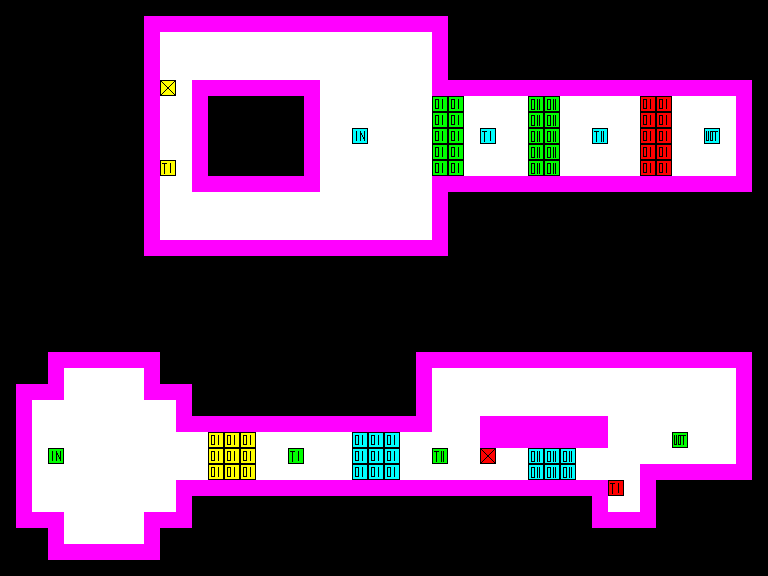

A level layout from a 2D game, rendered from its tile map. Below: a short description, then the map file with its tile-grid data intact:
An orthogonal 48x36 tile map with 16x16 px tiles, 2 tile layers (Tile Layer 1, Tile Layer 2).

<map version="1.0" tiledversion="1.0.3" orientation="orthogonal" renderorder="right-down" width="48" height="36" tilewidth="16" tileheight="16" nextobjectid="1">
 <tileset firstgid="1" source="Old/coop.tsx" />
 <layer name="Tile Layer 1" width="48" height="36">
  <data encoding="csv">
0,0,0,0,0,0,0,0,0,0,0,0,0,0,0,0,0,0,0,0,0,0,0,0,0,0,0,0,0,0,0,0,0,0,0,0,0,0,0,0,0,0,0,0,0,0,0,0,
0,0,0,0,0,0,0,0,0,1,1,1,1,1,1,1,1,1,1,1,1,1,1,1,1,1,1,1,0,0,0,0,0,0,0,0,0,0,0,0,0,0,0,0,0,0,0,0,
0,0,0,0,0,0,0,0,0,1,2,2,2,2,2,2,2,2,2,2,2,2,2,2,2,2,2,1,0,0,0,0,0,0,0,0,0,0,0,0,0,0,0,0,0,0,0,0,
0,0,0,0,0,0,0,0,0,1,2,2,2,2,2,2,2,2,2,2,2,2,2,2,2,2,2,1,0,0,0,0,0,0,0,0,0,0,0,0,0,0,0,0,0,0,0,0,
0,0,0,0,0,0,0,0,0,1,2,2,2,2,2,2,2,2,2,2,2,2,2,2,2,2,2,1,0,0,0,0,0,0,0,0,0,0,0,0,0,0,0,0,0,0,0,0,
0,0,0,0,0,0,0,0,0,1,8,2,1,1,1,1,1,1,1,1,2,2,2,2,2,2,2,1,1,1,1,1,1,1,1,1,1,1,1,1,1,1,1,1,1,1,1,0,
0,0,0,0,0,0,0,0,0,1,2,2,1,0,0,0,0,0,0,1,2,2,2,2,2,2,2,26,26,2,2,2,2,32,32,2,2,2,2,2,41,41,2,2,2,2,1,0,
0,0,0,0,0,0,0,0,0,1,2,2,1,0,0,0,0,0,0,1,2,2,2,2,2,2,2,26,26,2,2,2,2,32,32,2,2,2,2,2,41,41,2,2,2,2,1,0,
0,0,0,0,0,0,0,0,0,1,2,2,1,0,0,0,0,0,0,1,2,2,9,2,2,2,2,26,26,2,16,2,2,32,32,2,2,17,2,2,41,41,2,2,10,2,1,0,
0,0,0,0,0,0,0,0,0,1,2,2,1,0,0,0,0,0,0,1,2,2,2,2,2,2,2,26,26,2,2,2,2,32,32,2,2,2,2,2,41,41,2,2,2,2,1,0,
0,0,0,0,0,0,0,0,0,1,15,2,1,0,0,0,0,0,0,1,2,2,2,2,2,2,2,26,26,2,2,2,2,32,32,2,2,2,2,2,41,41,2,2,2,2,1,0,
0,0,0,0,0,0,0,0,0,1,2,2,1,1,1,1,1,1,1,1,2,2,2,2,2,2,2,1,1,1,1,1,1,1,1,1,1,1,1,1,1,1,1,1,1,1,1,0,
0,0,0,0,0,0,0,0,0,1,2,2,2,2,2,2,2,2,2,2,2,2,2,2,2,2,2,1,0,0,0,0,0,0,0,0,0,0,0,0,0,0,0,0,0,0,0,0,
0,0,0,0,0,0,0,0,0,1,2,2,2,2,2,2,2,2,2,2,2,2,2,2,2,2,2,1,0,0,0,0,0,0,0,0,0,0,0,0,0,0,0,0,0,0,0,0,
0,0,0,0,0,0,0,0,0,1,2,2,2,2,2,2,2,2,2,2,2,2,2,2,2,2,2,1,0,0,0,0,0,0,0,0,0,0,0,0,0,0,0,0,0,0,0,0,
0,0,0,0,0,0,0,0,0,1,1,1,1,1,1,1,1,1,1,1,1,1,1,1,1,1,1,1,0,0,0,0,0,0,0,0,0,0,0,0,0,0,0,0,0,0,0,0,
0,0,0,0,0,0,0,0,0,0,0,0,0,0,0,0,0,0,0,0,0,0,0,0,0,0,0,0,0,0,0,0,0,0,0,0,0,0,0,0,0,0,0,0,0,0,0,0,
0,0,0,0,0,0,0,0,0,0,0,0,0,0,0,0,0,0,0,0,0,0,0,0,0,0,0,0,0,0,0,0,0,0,0,0,0,0,0,0,0,0,0,0,0,0,0,0,
0,0,0,0,0,0,0,0,0,0,0,0,0,0,0,0,0,0,0,0,0,0,0,0,0,0,0,0,0,0,0,0,0,0,0,0,0,0,0,0,0,0,0,0,0,0,0,0,
0,0,0,0,0,0,0,0,0,0,0,0,0,0,0,0,0,0,0,0,0,0,0,0,0,0,0,0,0,0,0,0,0,0,0,0,0,0,0,0,0,0,0,0,0,0,0,0,
0,0,0,0,0,0,0,0,0,0,0,0,0,0,0,0,0,0,0,0,0,0,0,0,0,0,0,0,0,0,0,0,0,0,0,0,0,0,0,0,0,0,0,0,0,0,0,0,
0,0,0,0,0,0,0,0,0,0,0,0,0,0,0,0,0,0,0,0,0,0,0,0,0,0,0,0,0,0,0,0,0,0,0,0,0,0,0,0,0,0,0,0,0,0,0,0,
0,0,0,0,0,0,0,0,0,0,0,0,0,0,0,0,0,0,0,0,0,0,0,0,0,0,0,0,0,0,0,0,0,0,0,0,0,0,0,0,0,0,0,0,0,0,0,0,
0,0,0,0,0,0,0,0,0,0,0,0,0,0,0,0,0,0,0,0,0,0,0,0,0,0,0,0,0,0,0,0,0,0,0,0,0,0,0,0,0,0,0,0,0,0,0,0,
0,0,0,0,0,0,0,0,0,0,0,0,0,0,0,0,0,0,0,0,0,0,0,0,0,0,0,0,0,0,0,0,0,0,0,0,0,0,0,0,0,0,0,0,0,0,0,0,
0,0,0,0,0,0,0,0,0,0,0,0,0,0,0,0,0,0,0,0,0,0,0,0,0,0,0,0,0,0,0,0,0,0,0,0,0,0,0,0,0,0,0,0,0,0,0,0,
0,0,0,0,0,0,0,0,0,0,0,0,0,0,0,0,0,0,0,0,0,0,0,0,0,0,0,0,0,0,0,0,0,0,0,0,0,0,0,0,0,0,0,0,0,0,0,0,
0,0,0,0,0,0,0,0,0,0,0,0,0,0,0,0,0,0,0,0,0,0,0,0,0,0,0,0,0,0,0,0,0,0,0,0,0,0,0,0,0,0,0,0,0,0,0,0,
0,0,0,0,0,0,0,0,0,0,0,0,0,0,0,0,0,0,0,0,0,0,0,0,0,0,0,0,0,0,0,0,0,0,0,0,0,0,0,0,0,0,0,0,0,0,0,0,
0,0,0,0,0,0,0,0,0,0,0,0,0,0,0,0,0,0,0,0,0,0,0,0,0,0,0,0,0,0,0,0,0,0,0,0,0,0,0,0,0,0,0,0,0,0,0,0,
0,0,0,0,0,0,0,0,0,0,0,0,0,0,0,0,0,0,0,0,0,0,0,0,0,0,0,0,0,0,0,0,0,0,0,0,0,0,0,0,0,0,0,0,0,0,0,0,
0,0,0,0,0,0,0,0,0,0,0,0,0,0,0,0,0,0,0,0,0,0,0,0,0,0,0,0,0,0,0,0,0,0,0,0,0,0,0,0,0,0,0,0,0,0,0,0,
0,0,0,0,0,0,0,0,0,0,0,0,0,0,0,0,0,0,0,0,0,0,0,0,0,0,0,0,0,0,0,0,0,0,0,0,0,0,0,0,0,0,0,0,0,0,0,0,
0,0,0,0,0,0,0,0,0,0,0,0,0,0,0,0,0,0,0,0,0,0,0,0,0,0,0,0,0,0,0,0,0,0,0,0,0,0,0,0,0,0,0,0,0,0,0,0,
0,0,0,0,0,0,0,0,0,0,0,0,0,0,0,0,0,0,0,0,0,0,0,0,0,0,0,0,0,0,0,0,0,0,0,0,0,0,0,0,0,0,0,0,0,0,0,0,
0,0,0,0,0,0,0,0,0,0,0,0,0,0,0,0,0,0,0,0,0,0,0,0,0,0,0,0,0,0,0,0,0,0,0,0,0,0,0,0,0,0,0,0,0,0,0,0
</data>
 </layer>
 <layer name="Tile Layer 2" width="48" height="36">
  <data encoding="csv">
0,0,0,0,0,0,0,0,0,0,0,0,0,0,0,0,0,0,0,0,0,0,0,0,0,0,0,0,0,0,0,0,0,0,0,0,0,0,0,0,0,0,0,0,0,0,0,0,
0,0,0,0,0,0,0,0,0,0,0,0,0,0,0,0,0,0,0,0,0,0,0,0,0,0,0,0,0,0,0,0,0,0,0,0,0,0,0,0,0,0,0,0,0,0,0,0,
0,0,0,0,0,0,0,0,0,0,0,0,0,0,0,0,0,0,0,0,0,0,0,0,0,0,0,0,0,0,0,0,0,0,0,0,0,0,0,0,0,0,0,0,0,0,0,0,
0,0,0,0,0,0,0,0,0,0,0,0,0,0,0,0,0,0,0,0,0,0,0,0,0,0,0,0,0,0,0,0,0,0,0,0,0,0,0,0,0,0,0,0,0,0,0,0,
0,0,0,0,0,0,0,0,0,0,0,0,0,0,0,0,0,0,0,0,0,0,0,0,0,0,0,0,0,0,0,0,0,0,0,0,0,0,0,0,0,0,0,0,0,0,0,0,
0,0,0,0,0,0,0,0,0,0,0,0,0,0,0,0,0,0,0,0,0,0,0,0,0,0,0,0,0,0,0,0,0,0,0,0,0,0,0,0,0,0,0,0,0,0,0,0,
0,0,0,0,0,0,0,0,0,0,0,0,0,0,0,0,0,0,0,0,0,0,0,0,0,0,0,0,0,0,0,0,0,0,0,0,0,0,0,0,0,0,0,0,0,0,0,0,
0,0,0,0,0,0,0,0,0,0,0,0,0,0,0,0,0,0,0,0,0,0,0,0,0,0,0,0,0,0,0,0,0,0,0,0,0,0,0,0,0,0,0,0,0,0,0,0,
0,0,0,0,0,0,0,0,0,0,0,0,0,0,0,0,0,0,0,0,0,0,0,0,0,0,0,0,0,0,0,0,0,0,0,0,0,0,0,0,0,0,0,0,0,0,0,0,
0,0,0,0,0,0,0,0,0,0,0,0,0,0,0,0,0,0,0,0,0,0,0,0,0,0,0,0,0,0,0,0,0,0,0,0,0,0,0,0,0,0,0,0,0,0,0,0,
0,0,0,0,0,0,0,0,0,0,0,0,0,0,0,0,0,0,0,0,0,0,0,0,0,0,0,0,0,0,0,0,0,0,0,0,0,0,0,0,0,0,0,0,0,0,0,0,
0,0,0,0,0,0,0,0,0,0,0,0,0,0,0,0,0,0,0,0,0,0,0,0,0,0,0,0,0,0,0,0,0,0,0,0,0,0,0,0,0,0,0,0,0,0,0,0,
0,0,0,0,0,0,0,0,0,0,0,0,0,0,0,0,0,0,0,0,0,0,0,0,0,0,0,0,0,0,0,0,0,0,0,0,0,0,0,0,0,0,0,0,0,0,0,0,
0,0,0,0,0,0,0,0,0,0,0,0,0,0,0,0,0,0,0,0,0,0,0,0,0,0,0,0,0,0,0,0,0,0,0,0,0,0,0,0,0,0,0,0,0,0,0,0,
0,0,0,0,0,0,0,0,0,0,0,0,0,0,0,0,0,0,0,0,0,0,0,0,0,0,0,0,0,0,0,0,0,0,0,0,0,0,0,0,0,0,0,0,0,0,0,0,
0,0,0,0,0,0,0,0,0,0,0,0,0,0,0,0,0,0,0,0,0,0,0,0,0,0,0,0,0,0,0,0,0,0,0,0,0,0,0,0,0,0,0,0,0,0,0,0,
0,0,0,0,0,0,0,0,0,0,0,0,0,0,0,0,0,0,0,0,0,0,0,0,0,0,0,0,0,0,0,0,0,0,0,0,0,0,0,0,0,0,0,0,0,0,0,0,
0,0,0,0,0,0,0,0,0,0,0,0,0,0,0,0,0,0,0,0,0,0,0,0,0,0,0,0,0,0,0,0,0,0,0,0,0,0,0,0,0,0,0,0,0,0,0,0,
0,0,0,0,0,0,0,0,0,0,0,0,0,0,0,0,0,0,0,0,0,0,0,0,0,0,0,0,0,0,0,0,0,0,0,0,0,0,0,0,0,0,0,0,0,0,0,0,
0,0,0,0,0,0,0,0,0,0,0,0,0,0,0,0,0,0,0,0,0,0,0,0,0,0,0,0,0,0,0,0,0,0,0,0,0,0,0,0,0,0,0,0,0,0,0,0,
0,0,0,0,0,0,0,0,0,0,0,0,0,0,0,0,0,0,0,0,0,0,0,0,0,0,0,0,0,0,0,0,0,0,0,0,0,0,0,0,0,0,0,0,0,0,0,0,
0,0,0,0,0,0,0,0,0,0,0,0,0,0,0,0,0,0,0,0,0,0,0,0,0,0,0,0,0,0,0,0,0,0,0,0,0,0,0,0,0,0,0,0,0,0,0,0,
0,0,0,1,1,1,1,1,1,1,0,0,0,0,0,0,0,0,0,0,0,0,0,0,0,0,1,1,1,1,1,1,1,1,1,1,1,1,1,1,1,1,1,1,1,1,1,0,
0,0,0,1,2,2,2,2,2,1,0,0,0,0,0,0,0,0,0,0,0,0,0,0,0,0,1,2,2,2,2,2,2,2,2,2,2,2,2,2,2,2,2,2,2,2,1,0,
0,1,1,1,2,2,2,2,2,1,1,1,0,0,0,0,0,0,0,0,0,0,0,0,0,0,1,2,2,2,2,2,2,2,2,2,2,2,2,2,2,2,2,2,2,2,1,0,
0,1,2,2,2,2,2,2,2,2,2,1,0,0,0,0,0,0,0,0,0,0,0,0,0,0,1,2,2,2,2,2,2,2,2,2,2,2,2,2,2,2,2,2,2,2,1,0,
0,1,2,2,2,2,2,2,2,2,2,1,1,1,1,1,1,1,1,1,1,1,1,1,1,1,1,2,2,2,1,1,1,1,1,1,1,1,2,2,2,2,2,2,2,2,1,0,
0,1,2,2,2,2,2,2,2,2,2,2,2,36,36,36,2,2,2,2,2,2,24,24,24,2,2,2,2,2,1,1,1,1,1,1,1,1,2,2,2,2,12,2,2,2,1,0,
0,1,2,11,2,2,2,2,2,2,2,2,2,36,36,36,2,2,18,2,2,2,24,24,24,2,2,19,2,2,13,2,2,30,30,30,2,2,2,2,2,2,2,2,2,2,1,0,
0,1,2,2,2,2,2,2,2,2,2,2,2,36,36,36,2,2,2,2,2,2,24,24,24,2,2,2,2,2,2,2,2,30,30,30,2,2,2,2,1,1,1,1,1,1,1,0,
0,1,2,2,2,2,2,2,2,2,2,1,1,1,1,1,1,1,1,1,1,1,1,1,1,1,1,1,1,1,1,1,1,1,1,1,1,1,20,2,1,0,0,0,0,0,0,0,
0,1,2,2,2,2,2,2,2,2,2,1,0,0,0,0,0,0,0,0,0,0,0,0,0,0,0,0,0,0,0,0,0,0,0,0,0,1,2,2,1,0,0,0,0,0,0,0,
0,1,1,1,2,2,2,2,2,1,1,1,0,0,0,0,0,0,0,0,0,0,0,0,0,0,0,0,0,0,0,0,0,0,0,0,0,1,1,1,1,0,0,0,0,0,0,0,
0,0,0,1,2,2,2,2,2,1,0,0,0,0,0,0,0,0,0,0,0,0,0,0,0,0,0,0,0,0,0,0,0,0,0,0,0,0,0,0,0,0,0,0,0,0,0,0,
0,0,0,1,1,1,1,1,1,1,0,0,0,0,0,0,0,0,0,0,0,0,0,0,0,0,0,0,0,0,0,0,0,0,0,0,0,0,0,0,0,0,0,0,0,0,0,0,
0,0,0,0,0,0,0,0,0,0,0,0,0,0,0,0,0,0,0,0,0,0,0,0,0,0,0,0,0,0,0,0,0,0,0,0,0,0,0,0,0,0,0,0,0,0,0,0
</data>
 </layer>
</map>
